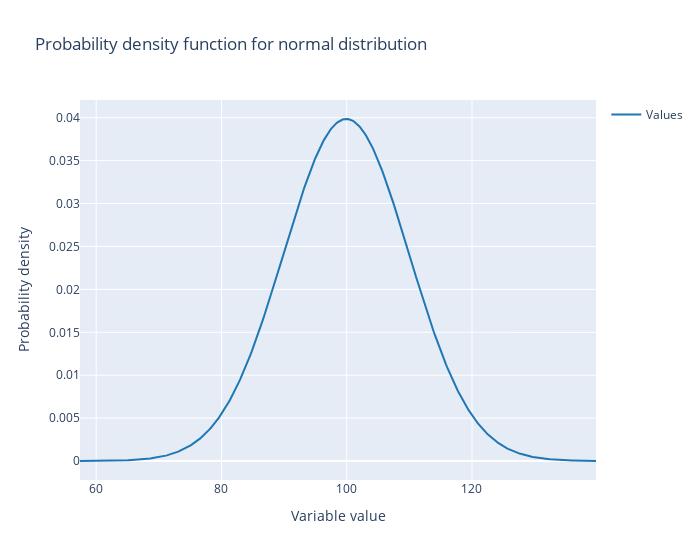

Source (notebook cell):
### Markdown cell above
- Probability Density Function (PDF)
    - PDF is denoted by f(x) and is defined as P(a≤X≤b), where a and b are real numbers. The PDF is the area under the curve of the PDF between a and b.

### Code cell
# Set the numpy pseudo-random number generator seed
numpy.random.seed(28)

# Create an array of 10000 values from a normal distribution with a mean of 100 and a standard deviation of 10 assigned to the variables values
values = numpy.random.normal(100, 10, 10000)

# Create a plotly create_distplot figure of the data in values
fig = figure_factory.create_distplot(
    [values], ['Values'],
    show_hist=False,
    histnorm='probability desnity',
    curve_type='normal',
    show_rug=False
)

fig.update_layout(
    title='Probability density function for normal distribution',
    xaxis_title='Variable value',
    yaxis_title='Probability density',
    width=700
)

fig.show()

### Figure 1 — Plotly figure (JSON) as saved in the notebook; plotly's stock layout.template omitted (floating-point values rounded to 4 significant figures; data arrays with more than 128 entries replaced by an {"elided": "..."} marker saying what was removed)
{"data": [{"legendgroup": "Values", "marker": {"color": "rgb(31, 119, 180)"}, "mode": "lines", "name": "Values", "showlegend": true, "type": "scatter", "x": {"elided": "500 float values"}, "xaxis": "x", "y": {"elided": "500 float values"}, "yaxis": "y"}], "layout": {"barmode": "overlay", "hovermode": "closest", "legend": {"traceorder": "reversed"}, "title": {"text": "Probability density function for normal distribution"}, "width": 700, "xaxis": {"anchor": "y2", "domain": [0, 1], "title": {"text": "Variable value"}, "zeroline": false}, "yaxis": {"anchor": "free", "domain": [0, 1], "position": 0, "title": {"text": "Probability density"}}}}
